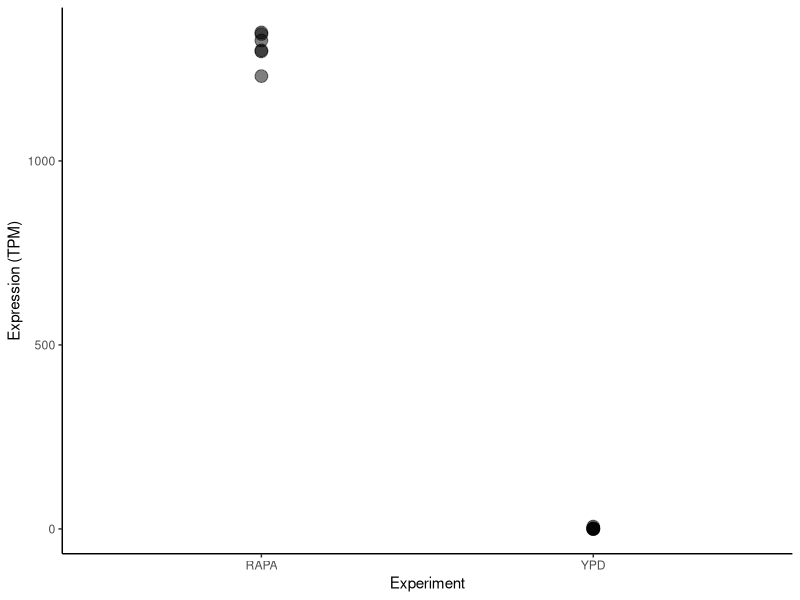
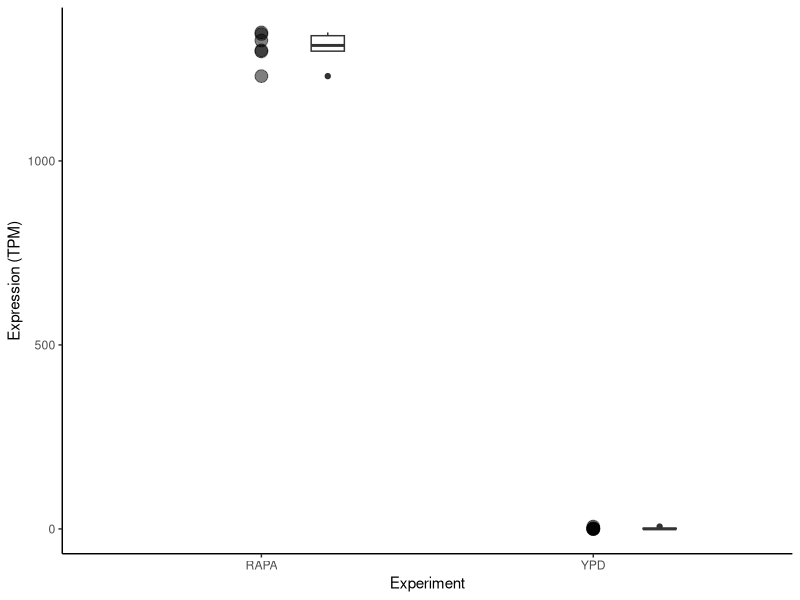
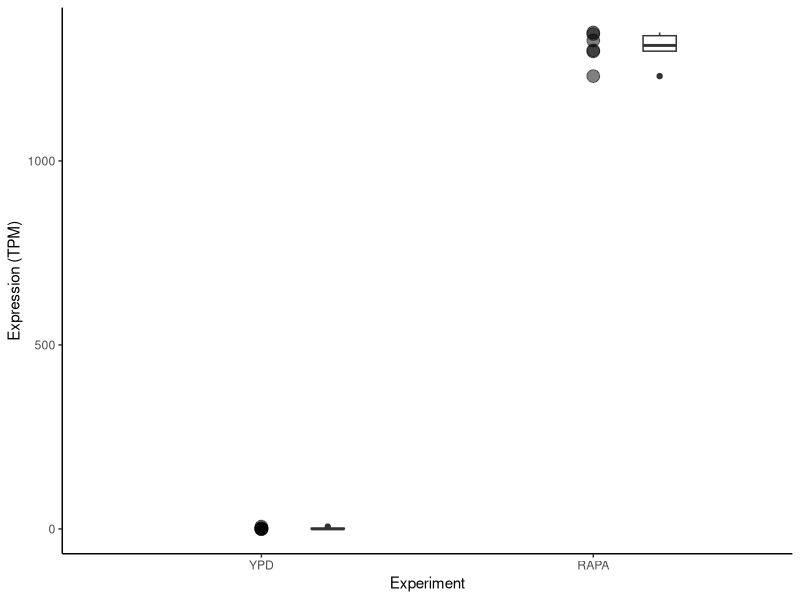
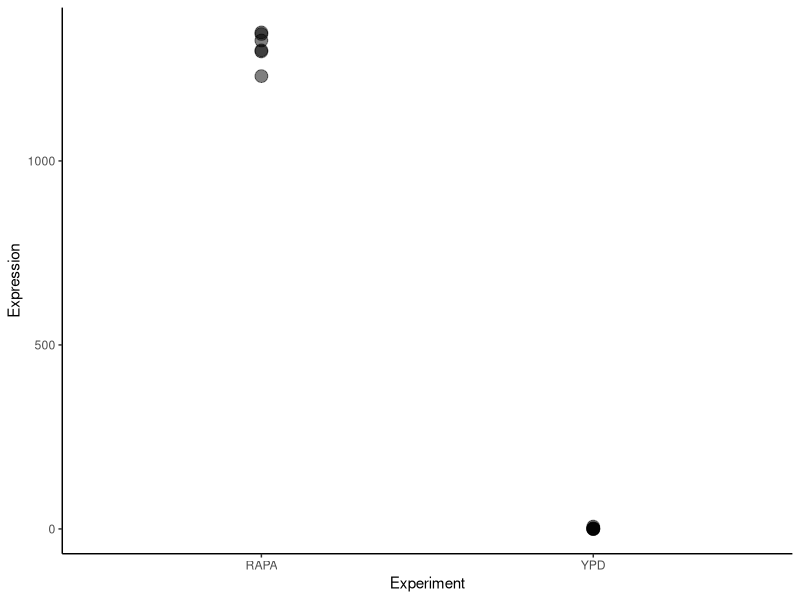
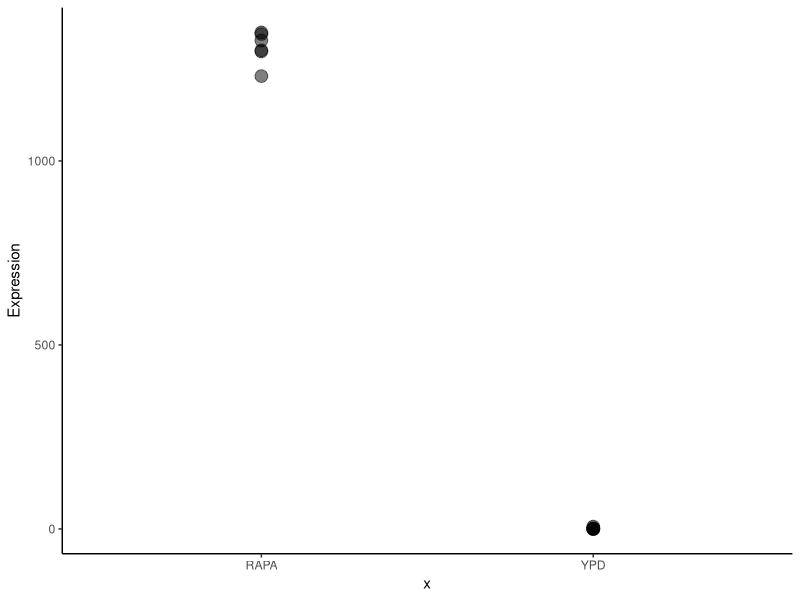
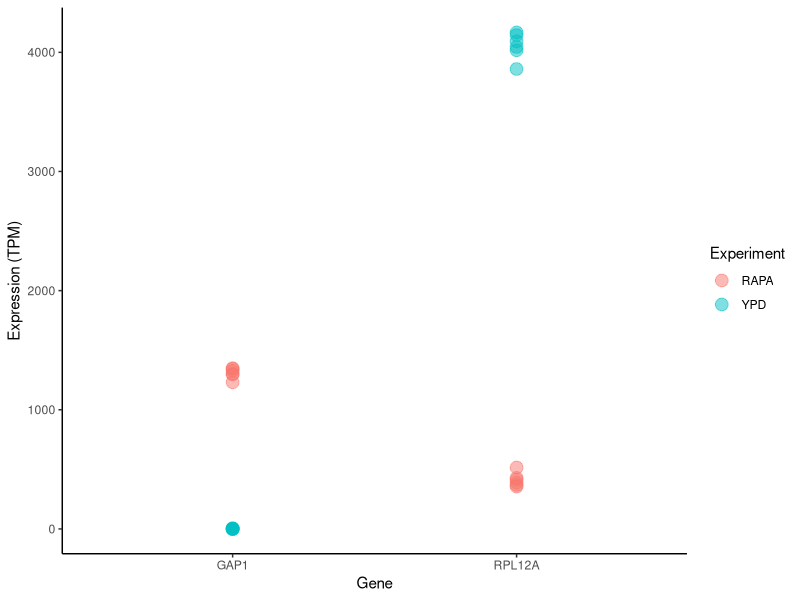
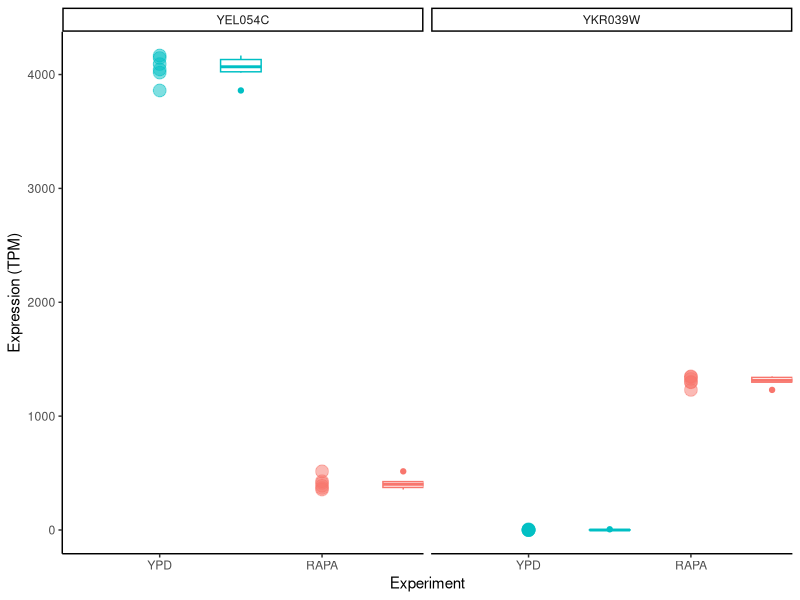
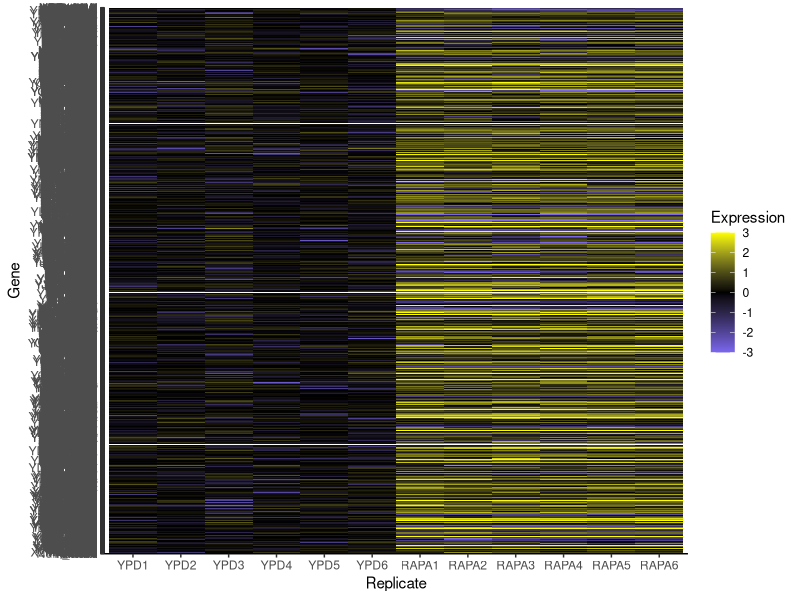

Write the R code that produced these figures, in order.
## ---- chunk 1
knitr::opts_chunk$set(echo = TRUE)
require(ggplot2)
require(reshape2)
require(scales)
## ---- chunk 2
plt.data <- read.delim("ggplot_gene_expression.tsv")
print("Structure:")
str(plt.data)

print("Summary:")
summary(plt.data)

print("Rownames:")
head(rownames(plt.data))
## ---- chunk 3
print("Counts per experiment:")
print(colSums(plt.data))
## ---- chunk 4
# This 'sweeps' the column totals out (converting each gene measurement to a proportion of total counts for that experiment)
# Then it multiplies by 1 million. The resulting data frame is normalized for count depth (and has the units TPM)
plt.data.normalized <- sweep(plt.data, 2, colSums(plt.data), FUN = "/") * 1e6
colSums(plt.data.normalized)
## ---- chunk 5
ypd.replicates <- c("YPD1", "YPD2", "YPD3", "YPD4", "YPD5", "YPD6")
rapa.replicates <- c("RAPA1", "RAPA2", "RAPA3", "RAPA4", "RAPA5", "RAPA6")

melt.expression.data <- function(expr.df) {
  # We need to make the rownames into a column:
  expr.df$Gene <- rownames(expr.df)
  
  melted <- reshape2::melt(expr.df, id.vars="Gene", variable.name="Replicate", value.name="Expression")
  
  # Lets go ahead and add an "Experiment" column which has the experimental group YPD or RAPA
  melted$Experiment <- NA
  melted[melted$Replicate %in% ypd.replicates, "Experiment"] <- "YPD"
  melted[melted$Replicate %in% rapa.replicates, "Experiment"] <- "RAPA"
  
  # And I'm going to make sure that this is a factor (instead of a character column)
  melted$Experiment <- as.factor(melted$Experiment)
  
  return(melted)
}

plt.data.melt <- melt.expression.data(plt.data.normalized)

head(plt.data.melt)
## ---- chunk 6
ggplot2::theme_set(theme_classic())
## ---- chunk 7
gap1 <- "YKR039W"
gap1.data <- plt.data.melt[plt.data.melt$Gene == gap1,]
print(gap1.data)
## ---- chunk 8
gap1.plt <- ggplot(gap1.data, aes(x=Experiment, y=Expression)) +
  geom_point(size=4, alpha=0.5) +
  labs(y="Expression (TPM)")

print(gap1.plt)
## ---- chunk 9
gap1.plt <- gap1.plt + 
  geom_boxplot(position = position_nudge(x=0.2), width=0.1)

print(gap1.plt)
## ---- chunk 10

# 
gap1.plt <- gap1.plt + 
  scale_x_discrete(limits = c("YPD", "RAPA"))

print(gap1.plt)
## ---- chunk 11

# Compare an asthetic that maps "Experiment" to X
ggplot() +
  geom_point(data=gap1.data, mapping = aes(x=Experiment, y=Expression), size=4, alpha=0.5)

# Against creating two geometry layers and selecting the Experiment levels by hand
ggplot() +
  geom_point(data=gap1.data[gap1.data$Experiment == "YPD", "Expression", drop=F], mapping = aes(x="YPD", y=Expression), size=4, alpha=0.5) +
  geom_point(data=gap1.data[gap1.data$Experiment == "RAPA", "Expression", drop=F], mapping = aes(x="RAPA", y=Expression), size=4, alpha=0.5)
## ---- chunk 12
rpl12a <- "YEL054C"
rpl12a.data <- plt.data.melt[plt.data.melt$Gene %in% c(rpl12a, gap1), ]

rpl12a.plt <- ggplot(rpl12a.data, aes(x=Gene, y=Expression, color=Experiment)) +
  geom_point(size=4, alpha=0.5) +
  scale_x_discrete(limits=c(gap1, rpl12a), labels=c("GAP1", "RPL12A")) +
  labs(y="Expression (TPM)")

print(rpl12a.plt)
## ---- chunk 13
faceted.plt <- ggplot(rpl12a.data, aes(x=Experiment, y=Expression, color=Experiment)) +
  geom_point(size=4, alpha=0.5) +
  geom_boxplot(position = position_nudge(x=0.5), width=0.25) +
  labs(y="Expression (TPM)") + 
  scale_x_discrete(limits = c("YPD", "RAPA")) +
  facet_grid(~Gene) +
  theme(legend.position = "none")

print(faceted.plt)
## ---- chunk 14

# First I want to only use genes with non-zero values
plt.data.foldchange <- plt.data.normalized[rowSums(plt.data.normalized == 0) == 0, c(ypd.replicates, rapa.replicates)]

# Then I want to normalize to the mean expression in YPD
plt.data.foldchange <- sweep(plt.data.foldchange, 1, rowMeans(plt.data.foldchange[, ypd.replicates]), FUN = "/")

# Now I want to take the log2
plt.data.foldchange <- log2(plt.data.foldchange)

# I'm going to cluster the data using hclust. We'll come back to clustering later in the course.
foldchange.hclust <- hclust(d=dist(plt.data.foldchange))

# And melt it for plotting
plt.data.foldchange <- melt.expression.data(plt.data.foldchange)
head(plt.data.foldchange)
## ---- chunk 15

# Create the plot
heatmap.plt <- ggplot(plt.data.foldchange, aes(x=Replicate, y=Gene, fill=Expression)) +
  geom_tile() +
  scale_fill_gradient2(low='slateblue2', mid='black', high='yellow', limits=c(-3, 3), oob=squish, na.value="white")

print(heatmap.plt)
## ---- chunk 16

# With element_text() we can change the text size, font, and positioning.
# With element_blank() we can make labels go away entirely
heatmap.plt <- heatmap.plt +
  theme(axis.text.y = element_blank(),
        axis.text.x = element_text(angle=90, hjust=0.5, vjust=0.5))
print(heatmap.plt)
## ---- chunk 17
# We'll come back to clustering methods later in the course
heatmap.plt <- heatmap.plt +
  scale_y_discrete(limits=foldchange.hclust$labels[foldchange.hclust$order])
print(heatmap.plt)
## ---- chunk 18

require(cowplot)

final.figure <- cowplot::plot_grid(faceted.plt, heatmap.plt, ncol=2, labels = c("A)", "B)"), align = "hv", axis="tblr")
print(final.figure)

## ---- chunk 19
# Now we can save the figure as a PDF and put it into the paper
ggsave("expression_and_heatmap.pdf", plot=final.figure, device=cairo_pdf, height=4, width=6, units='in', dpi=300)
## ---- chunk 20
group1 <- c("YHR174W", "YLR044C", "YGL253W", "YJR009C", "YGR192C")
group2 <- c("YPL265W", "YOR348C", "YNL142W", "YKR039W", "YMR088C")
group3 <- c("YEL054C", "YNL302C", "YLR061W", "YGL123W", "YOR063W")
group4 <- c("YGR282C", "YOR383C", "YLR390W.A", "YOL030W", "YLR110C")
group5 <- c("YDL014W", "YHR089C", "YHR072W.A", "YDL208W", "YLR197W")
